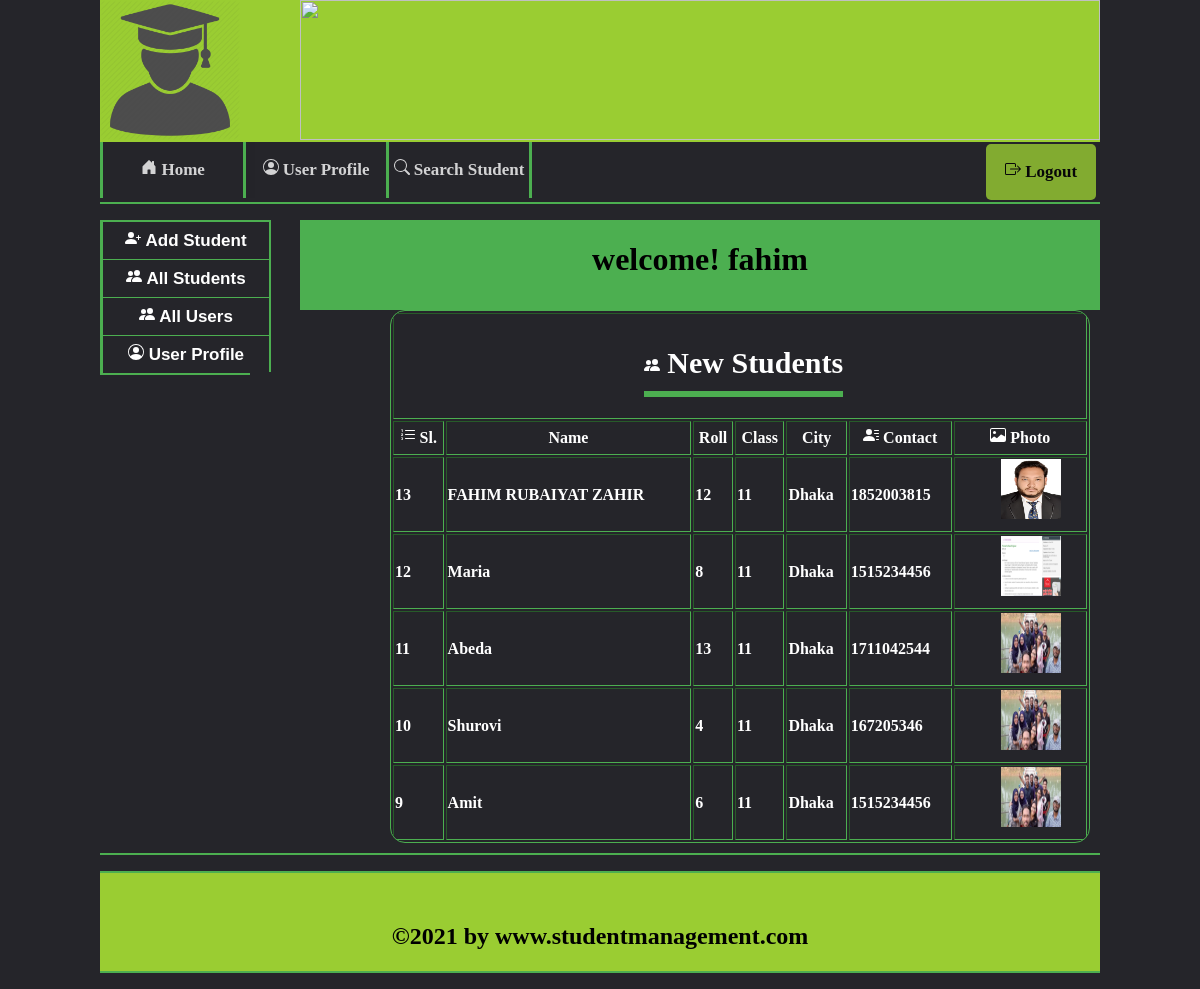
/index.php (signed in), run on the app's committed database.
### tables this page shows
CREATE TABLE `student_info` (
  `id` int(100) NOT NULL,
  `name` varchar(100) NOT NULL,
  `roll` int(100) NOT NULL,
  `class` varchar(100) NOT NULL,
  `city` varchar(100) NOT NULL,
  `contact` int(100) NOT NULL,
  `photo` varchar(100) NOT NULL
);

### index.php (the view, shortened to what this page needs)
<?php
	$conn = mysqli_connect('localhost', 'root', '', 'studentmanagement');
?>
<!DOCTYPE html>
<html lang="en">
<head>
    <link rel="stylesheet" type="text/css" href="css/style.css" media="all"/>
</head>
<body>
		<div class="mainContainer">
			<div class="headerContainer">
				<a href="index.php"><img id="logo"src="image/logo.png"/></a>
				<img id="banner"src="image/Banner.jpg"/></a>
			</div>
			<div class="menubar">
				<ul id="menu">
					<li> <a href="index.php"><i class="bi bi-house-door-fill"></i> Home</a></li>
					<li> <a href="userprofile.php"><i class="bi bi-person-circle"></i> User Profile</a></li>
					<li> <a href="searchstudent.php"><i class="bi bi-search"></i> Search Student</a></li>
					<li style=" width:110px; padding:2px;float: right; line-height:40px;margin-right:2px;" > <a style=" border-radius: 5px; margin:auto; color:black;  background-color: yellowgreen; border:3px black;"href="logout.php"><i class="bi bi-box-arrow-right"></i>
					 Logout</a></li>
                </ul>
			</div>
			<p class="hrline"><p></p>
			<div class="content_wrapper">
				<div class="sidebar">
					<p class="hrline" style="width: 170px;"></p>
					<ul class="sidebarul">
						<li><a href="addstudent.php" ><i class="bi bi-person-plus-fill"></i> Add Student</a></li>
						<li><a href="allstudent.php?page=1" ><i class="bi bi-people-fill"></i> All Students</a></li>
						<li><a href="alluser.php?page=1" ><i class="bi bi-people-fill"></i>    All Users</a></li>
						<li><a href="userprofile.php" ><i class="bi bi-person-circle"></i> User Profile</a></li>
					</ul>
				</div>
				<div class="welcome">
					<h1>welcome!  <b>
						<?php echo $_SESSION[ 'username'];?>
					</b></h1>
				</div>
			</div>
			<div class="content_area">
				<?php
					$query="Select * from student_info order by id DESC limit 5";
					$result= mysqli_query($conn,$query);
				?>
				<table align="center" border="1px" style="width:700px; line-height:30px;">
					<tr>
						<th colspan="7"><div class="addstudent" style="margin-left: 22%;"><h1><i class="bi bi-people-fill"></i> New Students<h1><div></th>
					</tr>
					<tr>
						<th><i class="bi bi-list-ol"></i> Sl. </th>
						<th>Name</th>
						<th>Roll</th>
						<th>Class</th>
						<th>City</th>
						<th><i class="bi bi-person-lines-fill"></i>  Contact</th>
						<th><i class="bi bi-image"></i> Photo</th>
					</tr>
					<?php
						while($rows=mysqli_fetch_assoc($result))
						{
					?>
					<tr>
						<td><?php echo $rows['id'] ?></td>
						<td><?php echo $rows['name'] ?></td>
						<td><?php echo $rows['roll'] ?></td>
						<td><?php echo $rows['class'] ?></td>
						<td><?php echo $rows['city'] ?></td>
						<td><?php echo $rows['contact'] ?></td>
						<td> <a href="#"> <?php echo "<img style='height:60px;width:60px;' src='image/".$rows['photo']."' width=50px heigth=50px>";?></a></td>
					</tr>
					<?php
						}
					?>
				</table>
			</div>
			<p class="hrline"><p></p>
			<div id="footer">
			<p class="hrline"><p></p>
				<h2 style="text-align: center;padding-top: 30px;">&copy;2021 by www.studentmanagement.com </h2>
			</div>
			<p class="hrline"><p></p>
		</div>
</body>
</html>

### css/style.css (style rules this page uses)
body { margin:0; padding:0; font-family: 'Times New Roman', Times, serif; background-size: cover; background-color: #25252A; }
a { color:red; padding: 8px 0; margin: 8px 0; width:100%; background: none; color: white; font-size: 14px; cursor: pointer; text-align: center; }
a:link { margin-left: 45px; color: white; }
.mainContainer { width: 1000px; height: auto; margin: auto; background: #25252A; padding: 0; font-family: 'Times New Roman', Times, serif; font-weight: bolder; }
.headerContainer { width: 1000px; height: 142px; margin: auto; background: yellowgreen; }
#logo { width: 140px; height: 140px; float:left; }
#banner { width: 800px; height:140px; padding: 0; float:right; margin-top: 0%; overflow: hidden; }
.menubar { width: 1000px; height:60px; background: #25252A; color: white; font-size: 18px; font-weight: bolder; }
.hrline { width: 1000px; background-color: #4caf50 ; height: 2px; background-repeat: repeat-x; padding: 0; margin-top: 0; margin-bottom: 0; }
#menu { padding: 0; margin: 0; line-height: 40px; }
#menu li { list-style: none; display: inline; border-right: 3px solid #4caf50; float: left; width: 140px; }
#menu li:last-child { border-right: none; border:4px black; }
#menu li:first-child { border-left: 3px solid #4caf50; }
#menu a { text-decoration: none; color: white; font-size: 17px; font-family: 'Times New Roman', Times, serif; font-weight: bolder; display: block; background-color:#25252A; list-style-type: none; margin: 0; overflow: hidden; text-align: center; text-decoration: none; opacity: 80%; }
.content_wrapper { width: 1000px; margin: auto; background: #4caf50; }
.sidebar { width: 171px; height:152px; background: #4caf50; float: left; margin-top: 0; margin-bottom: 1px; }
.sidebarul { list-style-type: none; margin: 0; padding: 0; width: 150px; background-color: #4caf50; }
.sidebarul li { text-align: center; border-bottom: 1px solid #4caf50; }
.sidebarul li:last-child { border-bottom: 2px solid #4caf50; }
.sidebarul li a { display: block; padding: 8px; margin: auto; text-decoration: none; text-align: center; color: white; font-size: 17px; font-family: sans-serif; display: block; background-color:#25252A; list-style-type: none; margin: 0; overflow: hidden; text-align: center; text-decoration: none; border-left: 3px solid #4caf50; }
.welcome { float:right; background-color: #4caf50 ; width: 800px; text-align: center; height: 90px; margin:auto; font-family: 'Times New Roman', Times, serif; font-weight: bolder; }
.content_area { width: 800px; background: #25252A; padding: 10px; margin-left: 230px; }
.addstudent { width: 280px; position:relative; left:10%; color: white; }
.addstudent h1 { float: left; font-size: 30px; border-bottom: 6px solid #4caf50; padding: 13px 0 ; color:white; margin-left: 10%; }
table { color:white; padding:2px powderblue; border-radius: 15px; overflow: hidden; border: 1px solid #4caf50; align-content: center; margin: auto; }
#footer { width: 1000px; height: 100px; background: yellowgreen; clear: both; border: 2px black; }

### data on the page
student_info: id "13", name "FAHIM RUBAIYAT ZAHIR", roll "12", class "11", city "Dhaka", contact "1852003815", photo (picture)
student_info: id "12", name "Maria", roll "8", class "11", city "Dhaka", contact "1515234456", photo (picture)
student_info: id "11", name "Abeda", roll "13", class "11", city "Dhaka", contact "1711042544", photo (picture)
student_info: id "10", name "Shurovi", roll "4", class "11", city "Dhaka", contact "167205346", photo (picture)
student_info: id "9", name "Amit", roll "6", class "11", city "Dhaka", contact "1515234456", photo (picture)

### other printed values
$_SESSION[ 'username'] "fahim"
